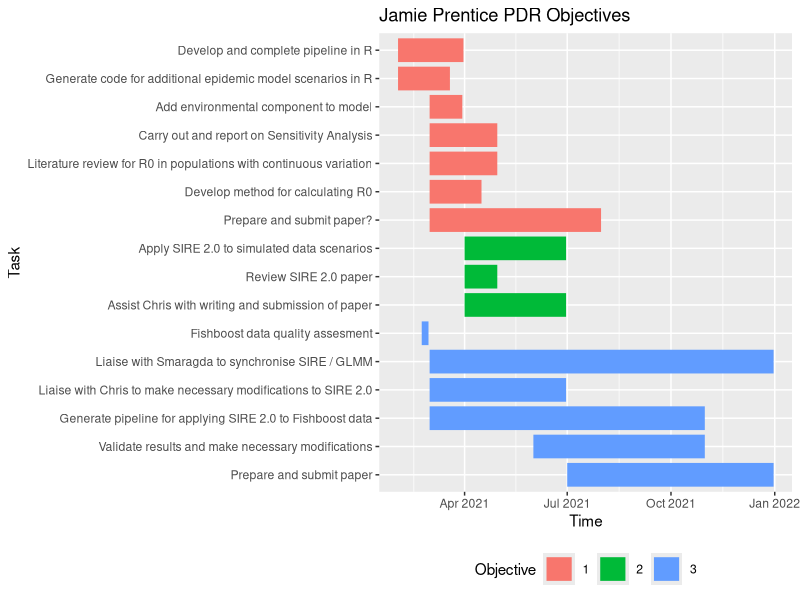

Write R code to recreate this figure.
# library(ggplot2)
library(tidyverse)
library(ggthemes)

{
    obj <- read.csv("objectives.csv")

    # delete empty rows
    obj <- obj[!is.na(obj$Objective), ]

    # tidy up and format
    obj$Task      <- factor(obj$Task, levels = rev(obj$Task)) # ordered = TRUE ?
    obj$Start     <- as.Date(obj$Start)
    obj$End       <- as.Date(obj$End)
    obj$Objective <- factor(obj$Objective)
}

gantt_out <- ggplot(obj,
                    aes(x = Start, xend = End,
                        y = Task, yend = Task,
                        colour = Objective)) +
    geom_segment(size = 8) +
    geom_vline(xintercept = Sys.Date(),
               linetype = "dashed") +
    labs(title = "Jamie Prentice PDR Objectives",
         x = "Time", y = "Task") +
    theme(#axis.text = element_text(size = 12),
          legend.position = "bottom")

gantt_out
